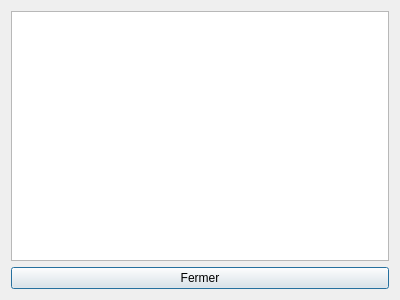
<?xml version="1.0" encoding="UTF-8"?>
<ui version="4.0">
 <class>Code</class>
 <widget class="QDialog" name="Code">
  <property name="geometry">
   <rect>
    <x>0</x>
    <y>0</y>
    <width>400</width>
    <height>300</height>
   </rect>
  </property>
  <property name="windowTitle">
   <string>Dialog</string>
  </property>
  <layout class="QVBoxLayout" name="verticalLayout">
   <item>
    <widget class="QPlainTextEdit" name="codeEditor">
     <property name="readOnly">
      <bool>true</bool>
     </property>
     <property name="backgroundVisible">
      <bool>false</bool>
     </property>
     <property name="centerOnScroll">
      <bool>false</bool>
     </property>
    </widget>
   </item>
   <item>
    <widget class="QPushButton" name="close">
     <property name="text">
      <string>Fermer</string>
     </property>
    </widget>
   </item>
  </layout>
 </widget>
 <resources/>
 <connections/>
</ui>
